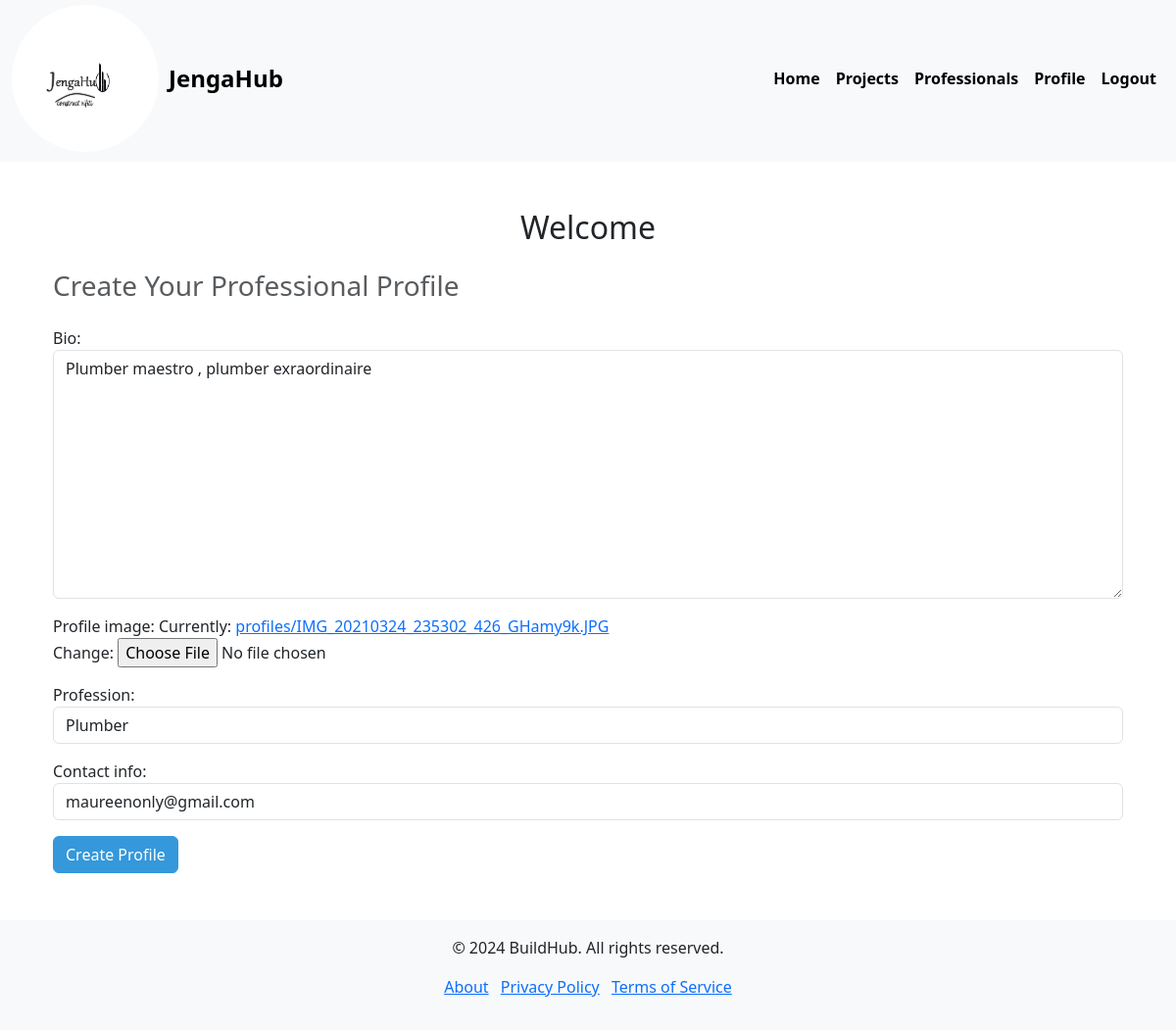
Screenshot of /jengahub/create-professional/ (signed in) with the database file from the repository.
### jengaHubApp/models.py (models this page shows, shortened)
class Professional(models.Model):
    user = models.OneToOneField(User, on_delete=models.CASCADE)
    bio = models.TextField()
    profile_image = models.ImageField(upload_to='profiles/',default='default.png')
    profession = models.CharField(max_length=100)
    contact_info = models.CharField(max_length=255)

### jengaHubApp/views.py (the view)
# urls.py: path('create-professional/', views.create_professional, name='create_professional'),
def create_professional(request):
    try:
        professional = Professional.objects.get(user=request.user)
        if request.method == 'POST':
            form = ProfessionalForm(request.POST, request.FILES, instance=professional)
            if form.is_valid():
                form.save()
                messages.success(request, 'Your professional profile has been updated successfully!')
                return redirect('jengaHubApp:professional_dashboard')  # Redirect to a profile list or any desired page
        else:
            form = ProfessionalForm(instance=professional)
    except Professional.DoesNotExist:
        if request.method == 'POST':
            form = ProfessionalForm(request.POST, request.FILES)
            if form.is_valid():
                professional = form.save(commit=False)
                professional.user = request.user  # Associate the professional profile with the logged-in user
                professional.save()
                messages.success(request, 'Your professional profile has been created successfully!')
                return redirect('jengaHubApp:add_project')
        else:
            form = ProfessionalForm()
    return render(request, 'jengaHubApp/create_professional.html', {'form': form})

### jengaHubApp/forms.py
class ProfessionalForm(forms.ModelForm):
    class Meta:
        model = Professional
        fields = ['bio', 'profile_image', 'profession', 'contact_info']
        widgets = {
            'bio': forms.Textarea(attrs={'class': 'form-control', 'placeholder': 'Tell us about yourself'}),
            'profile_image': forms.ClearableFileInput(attrs={'class': 'form-control-file'}),
            'profession': forms.TextInput(attrs={'class': 'form-control', 'placeholder': 'Your Profession'}),
            'contact_info': forms.TextInput(attrs={'class': 'form-control', 'placeholder': 'Contact Information'}),
        }

### jengaHubApp/templates/jengaHubApp/create_professional.html (shortened to what this page needs)
{% extends 'base.html' %}
{% block content %}
<div class="container mt-5">
    <h2 class="text-center mb-4">Welcome {{ professional.user.username }}</h2>
    <h3 class="text-muted mb-4">
        {% if professional %}
            Update Your Professional Profile
        {% else %}
            Create Your Professional Profile
        {% endif %}
    </h3>
    <form method="post" enctype="multipart/form-data">
        {{ form.as_p }}
        <button type="submit" class="btn btn-primary">Create Profile</button>
    </form>
</div>
{% endblock %}

### jengaHubApp/static/css/styles.css (style rules this page uses)
.container { padding-top: 0px; }
.btn-primary { background-color: #3498db; border-color: #3498db; }

### rows the page displays
Professional: bio "Plumber maestro , plumber exraordinaire", profession "Plumber", contact_info "maureenonly@gmail.com"
